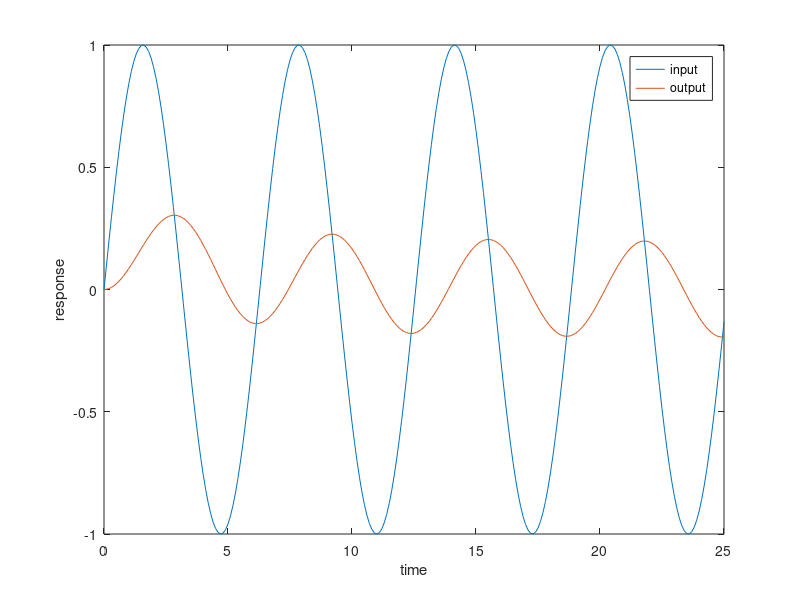

MATLAB code for this plot:
% pkg load control % uncomment if running octave with control toolbox

num = [0 1];
den = [5 1];
sys = tf(num,den); % Transfer function H(s) = 1/(5s + 1)
t = 0:0.1:25;
u = sin(t);
y = lsim(sys,u,t);
plot(t,[u; y'])
legend('input','output')
xlabel('time'); ylabel('response')